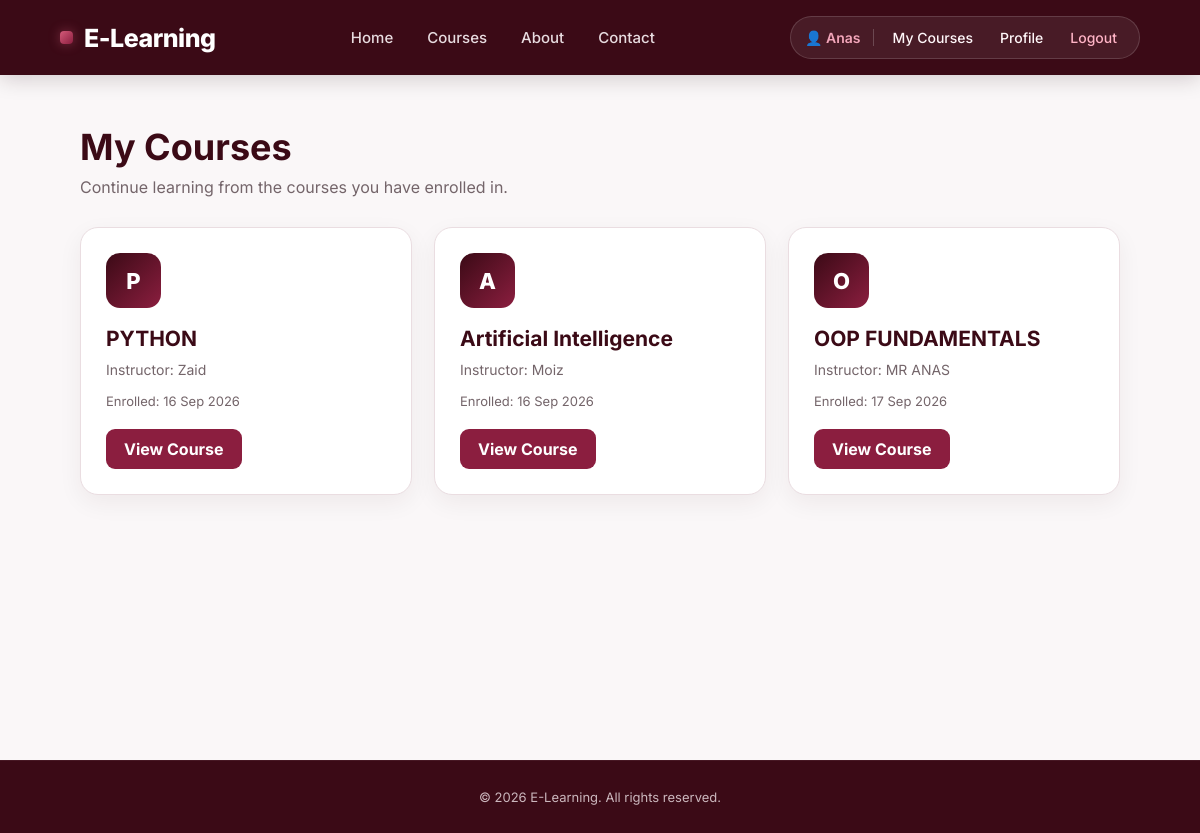
/enrollments/my-courses/ (signed in), run on the app's committed database.
### enrollments/models.py (models this page shows, shortened)
class Enrollment(models.Model):
    user = models.ForeignKey(
        User,
        on_delete=models.CASCADE
    )
    course = models.ForeignKey(
        Course,
        on_delete=models.CASCADE
    )
    enrolled_at = models.DateTimeField(
        auto_now_add=True
    )
    class Meta:
        constraints = [
            models.UniqueConstraint(
                fields=["user", "course"],
                name="unique_user_course_enrollment"
            )
        ]

### courses/models.py (models this page shows, shortened)
class Course(models.Model):
    title = models.CharField(max_length=200)
    description = models.TextField()
    instructor = models.CharField(max_length=100)
    price = models.DecimalField(max_digits=10, decimal_places=2)

### enrollments/views.py (the view)
@login_required
def my_courses(request):
    enrollments = Enrollment.objects.filter(
        user=request.user
    )
    return render(
        request,
        "enrollments/my_courses.html",
        {
            "enrollments": enrollments
        }
    )

### templates/enrollments/my_courses.html (shortened to what this page needs)
{% extends "base.html" %}
{% block content %}
<div class="my-courses-wrapper">
    <div class="my-courses-header">
        <h1>
            My Courses
        </h1>
        <p>
            Continue learning from the courses
            you have enrolled in.
        </p>
    </div>
    {% if enrollments %}
        <div class="my-courses-grid">
            {% for enrollment in enrollments %}
                <div class="my-course-card">
                    <div class="course-icon">
                        {{ enrollment.course.title|slice:":1" }}
                    </div>
                    <h2>
                        {{ enrollment.course.title }}
                    </h2>
                    <div class="instructor">
                        Instructor:
                        {{ enrollment.course.instructor }}
                    </div>
                    <div class="enrolled-date">
                        Enrolled:
                        {{ enrollment.enrolled_at|date:"d M Y" }}
                    </div>
                    <a
                        href="{% url 'course_detail' enrollment.course.id %}"
                        class="course-button"
                    >
                        View Course
                    </a>
                </div>
            {% endfor %}
        </div>
    {% endif %}
</div>
{% endblock %}

### templates/base.html (shortened to what this page needs)
<!DOCTYPE html>
<html lang="en">
<head>
</head>
<body>
<nav>
    <a href="{% url 'course_list' %}"
       class="brand">
        E-Learning
    </a>
    <div class="nav-links">
        <a href="{% url 'home' %}">
        Home
      </a>
        <a href="{% url 'course_list' %}#courses">
            Courses
        </a>
        <a href="{% url 'about' %}">
     About
        </a>
      <a href="{% url 'contact' %}">
        Contact
     </a>
    </div>
    <div class="auth-area">
        {% if user.is_authenticated %}
    <div class="user-menu-card">
        <span class="user-badge">
            👤 {{ user.first_name|default:user.username }}
        </span>
        <a href="{% url 'my_courses' %}"
           class="user-link">
            My Courses
        </a>
        <a href="{% url 'profile' %}"
           class="user-link">
            Profile
        </a>
        <a href="{% url 'logout' %}"
           class="logout-link">
            Logout
        </a>
    </div>
{% endif %}
    </div>
</nav>
<main class="container">
    {% block content %}
    {% endblock %}
</main>
<footer>
    <p class="footer-bottom">
        © 2026 E-Learning.
        All rights reserved.
    </p>
</footer>
</body>
</html>

### templates/base.html (style rules this page uses)
:root { --maroon-darkest: #21070e; --maroon-dark: #3b0a16; --maroon: #65172e; --accent: #8b1e3f; --accent-hover: #6f1732; --accent-light: #f8e7ec; --accent-soft: #f3a6ba; --text-dark: #24151a; --text-muted: #74656a; --border: #eadde1; --background: #faf7f8; --white: #ffffff; --success: #166534; --success-bg: #dcfce7; --error: #991b1b; --error-bg: #fee2e2; }
* { margin: 0; padding: 0; box-sizing: border-box; }
html { scroll-behavior: smooth; }
body { font-family: 'Inter', Arial, Helvetica, sans-serif; background: var(--background); color: var(--text-dark); min-height: 100vh; -webkit-font-smoothing: antialiased; }
a { color: var(--accent); text-decoration: none; font-weight: 500; }
nav { background: var(--maroon-dark); padding: 16px 5%; display: flex; align-items: center; justify-content: space-between; gap: 25px; position: sticky; top: 0; z-index: 1000; box-shadow: 0 4px 20px rgba(33, 7, 14, 0.18); }
.brand { color: white; font-size: 25px; font-weight: 800; letter-spacing: -0.5px; display: flex; align-items: center; gap: 11px; white-space: nowrap; }
.brand::before { content: ""; width: 13px; height: 13px; border-radius: 4px; background: linear-gradient( 135deg, #d45a79, #8b1e3f ); box-shadow: 0 0 12px rgba(212, 90, 121, 0.45); display: inline-block; }
.nav-links { display: flex; align-items: center; justify-content: center; gap: 8px; flex: 1; }
.nav-links a { color: #e8dce0; padding: 9px 13px; border-radius: 8px; font-size: 15px; font-weight: 500; transition: background 0.2s ease, color 0.2s ease; }
.auth-area { display: flex; align-items: center; gap: 12px; }
.user-menu-card { display: flex; align-items: center; gap: 11px; background: rgba(255, 255, 255, 0.07); border: 1px solid rgba(255, 255, 255, 0.15); padding: 7px 14px; border-radius: 30px; }
.user-badge { color: var(--accent-soft); font-weight: 600; font-size: 14px; padding-right: 12px; border-right: 1px solid rgba(255, 255, 255, 0.20); white-space: nowrap; }
.user-link { color: #fff7f9 !important; padding: 5px 8px; border-radius: 6px; font-size: 14px; transition: 0.2s ease; }
.logout-link { color: #ffb4c6 !important; padding: 5px 8px; border-radius: 6px; font-size: 14px; transition: 0.2s ease; }
.container { width: 90%; max-width: 1400px; margin: 0 auto; padding: 50px 20px; min-height: calc(100vh - 170px); }
footer { background: var(--maroon-dark); padding: 28px 5%; margin-top: 55px; text-align: center; border-top: 1px solid rgba(255, 255, 255, 0.06); }
.footer-bottom { margin: 0; font-size: 13px; color: #cbb7bd; }

### templates/enrollments/my_courses.html (style rules this page uses)
.my-courses-wrapper { max-width: 1100px; margin: 0 auto; }
.my-courses-header { margin-bottom: 30px; }
.my-courses-header h1 { color: var(--maroon-dark); font-size: 36px; margin-bottom: 8px; }
.my-courses-header p { color: var(--text-muted); margin: 0; }
.my-courses-grid { display: grid; grid-template-columns: repeat(auto-fit, minmax(280px, 1fr)); gap: 22px; }
.my-course-card { background: white; border: 1px solid var(--border); border-radius: 18px; padding: 25px; box-shadow: 0 8px 25px rgba(59, 10, 22, 0.06); transition: 0.2s ease; }
.course-icon { width: 55px; height: 55px; border-radius: 14px; background: linear-gradient( 135deg, var(--maroon-dark), var(--accent) ); color: white; display: flex; align-items: center; justify-content: center; font-size: 22px; font-weight: 800; margin-bottom: 18px; }
.my-course-card h2 { color: var(--maroon-dark); font-size: 21px; margin: 0 0 10px; }
.instructor { color: var(--text-muted); font-size: 14px; margin-bottom: 15px; }
.enrolled-date { font-size: 13px; color: var(--text-muted); margin-bottom: 20px; }
.course-button { display: inline-block; background: var(--accent); color: white; padding: 10px 18px; border-radius: 9px; font-weight: 700; text-decoration: none; transition: 0.2s ease; }

### data on the page
Enrollment: course "P", course "PYTHON", course.instructor "Zaid", enrolled_at "16 Sep 2026"
Enrollment: course "A", course "Artificial Intelligence", course.instructor "Moiz", enrolled_at "16 Sep 2026"
Enrollment: course "O", course "OOP FUNDAMENTALS", course.instructor "MR ANAS", enrolled_at "17 Sep 2026"

### other printed values
{{ user.first_name|default:user.username }} "Anas"
